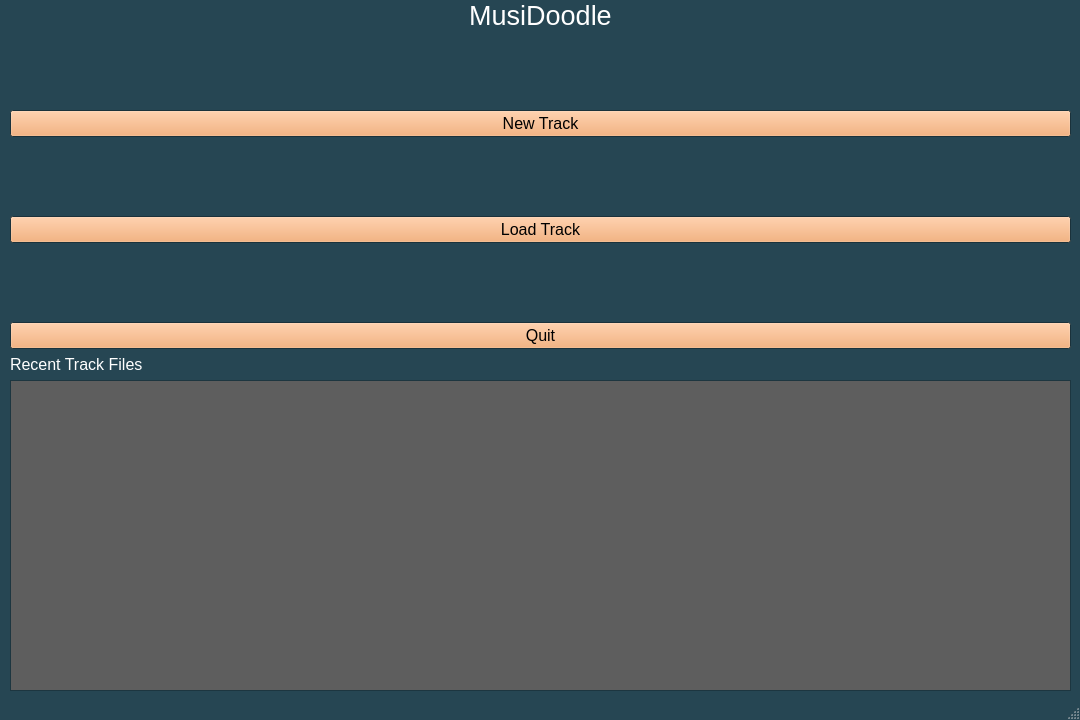
<?xml version="1.0" encoding="UTF-8"?>
<ui version="4.0">
 <class>MainWindow</class>
 <widget class="QMainWindow" name="MainWindow">
  <property name="geometry">
   <rect>
    <x>0</x>
    <y>0</y>
    <width>1080</width>
    <height>720</height>
   </rect>
  </property>
  <property name="sizePolicy">
   <sizepolicy hsizetype="Maximum" vsizetype="Preferred">
    <horstretch>0</horstretch>
    <verstretch>0</verstretch>
   </sizepolicy>
  </property>
  <property name="palette">
   <palette>
    <active>
     <colorrole role="WindowText">
      <brush brushstyle="SolidPattern">
       <color alpha="255">
        <red>255</red>
        <green>255</green>
        <blue>255</blue>
       </color>
      </brush>
     </colorrole>
     <colorrole role="Button">
      <brush brushstyle="SolidPattern">
       <color alpha="255">
        <red>244</red>
        <green>162</green>
        <blue>97</blue>
       </color>
      </brush>
     </colorrole>
     <colorrole role="Light">
      <brush brushstyle="SolidPattern">
       <color alpha="255">
        <red>57</red>
        <green>105</green>
        <blue>124</blue>
       </color>
      </brush>
     </colorrole>
     <colorrole role="Midlight">
      <brush brushstyle="SolidPattern">
       <color alpha="255">
        <red>47</red>
        <green>87</green>
        <blue>103</blue>
       </color>
      </brush>
     </colorrole>
     <colorrole role="Dark">
      <brush brushstyle="SolidPattern">
       <color alpha="255">
        <red>19</red>
        <green>35</green>
        <blue>41</blue>
       </color>
      </brush>
     </colorrole>
     <colorrole role="Mid">
      <brush brushstyle="SolidPattern">
       <color alpha="255">
        <red>25</red>
        <green>47</green>
        <blue>55</blue>
       </color>
      </brush>
     </colorrole>
     <colorrole role="Text">
      <brush brushstyle="SolidPattern">
       <color alpha="255">
        <red>255</red>
        <green>255</green>
        <blue>255</blue>
       </color>
      </brush>
     </colorrole>
     <colorrole role="BrightText">
      <brush brushstyle="SolidPattern">
       <color alpha="255">
        <red>255</red>
        <green>255</green>
        <blue>255</blue>
       </color>
      </brush>
     </colorrole>
     <colorrole role="ButtonText">
      <brush brushstyle="SolidPattern">
       <color alpha="255">
        <red>0</red>
        <green>0</green>
        <blue>0</blue>
       </color>
      </brush>
     </colorrole>
     <colorrole role="Base">
      <brush brushstyle="SolidPattern">
       <color alpha="255">
        <red>94</red>
        <green>94</green>
        <blue>94</blue>
       </color>
      </brush>
     </colorrole>
     <colorrole role="Window">
      <brush brushstyle="SolidPattern">
       <color alpha="255">
        <red>38</red>
        <green>70</green>
        <blue>83</blue>
       </color>
      </brush>
     </colorrole>
     <colorrole role="Shadow">
      <brush brushstyle="SolidPattern">
       <color alpha="255">
        <red>0</red>
        <green>0</green>
        <blue>0</blue>
       </color>
      </brush>
     </colorrole>
     <colorrole role="AlternateBase">
      <brush brushstyle="SolidPattern">
       <color alpha="255">
        <red>19</red>
        <green>35</green>
        <blue>41</blue>
       </color>
      </brush>
     </colorrole>
     <colorrole role="ToolTipBase">
      <brush brushstyle="SolidPattern">
       <color alpha="255">
        <red>255</red>
        <green>255</green>
        <blue>220</blue>
       </color>
      </brush>
     </colorrole>
     <colorrole role="ToolTipText">
      <brush brushstyle="SolidPattern">
       <color alpha="255">
        <red>0</red>
        <green>0</green>
        <blue>0</blue>
       </color>
      </brush>
     </colorrole>
     <colorrole role="PlaceholderText">
      <brush brushstyle="SolidPattern">
       <color alpha="127">
        <red>255</red>
        <green>255</green>
        <blue>255</blue>
       </color>
      </brush>
     </colorrole>
     <colorrole role="Accent">
      <brush brushstyle="SolidPattern">
       <color alpha="255">
        <red>97</red>
        <green>97</green>
        <blue>97</blue>
       </color>
      </brush>
     </colorrole>
    </active>
    <inactive>
     <colorrole role="WindowText">
      <brush brushstyle="SolidPattern">
       <color alpha="255">
        <red>255</red>
        <green>255</green>
        <blue>255</blue>
       </color>
      </brush>
     </colorrole>
     <colorrole role="Button">
      <brush brushstyle="SolidPattern">
       <color alpha="255">
        <red>244</red>
        <green>162</green>
        <blue>97</blue>
       </color>
      </brush>
     </colorrole>
     <colorrole role="Light">
      <brush brushstyle="SolidPattern">
       <color alpha="255">
        <red>57</red>
        <green>105</green>
        <blue>124</blue>
       </color>
      </brush>
     </colorrole>
     <colorrole role="Midlight">
      <brush brushstyle="SolidPattern">
       <color alpha="255">
        <red>47</red>
        <green>87</green>
        <blue>103</blue>
       </color>
      </brush>
     </colorrole>
     <colorrole role="Dark">
      <brush brushstyle="SolidPattern">
       <color alpha="255">
        <red>19</red>
        <green>35</green>
        <blue>41</blue>
       </color>
      </brush>
     </colorrole>
     <colorrole role="Mid">
      <brush brushstyle="SolidPattern">
       <color alpha="255">
        <red>25</red>
        <green>47</green>
        <blue>55</blue>
       </color>
      </brush>
     </colorrole>
     <colorrole role="Text">
      <brush brushstyle="SolidPattern">
       <color alpha="255">
        <red>255</red>
        <green>255</green>
        <blue>255</blue>
       </color>
      </brush>
     </colorrole>
     <colorrole role="BrightText">
      <brush brushstyle="SolidPattern">
       <color alpha="255">
        <red>255</red>
        <green>255</green>
        <blue>255</blue>
       </color>
      </brush>
     </colorrole>
     <colorrole role="ButtonText">
      <brush brushstyle="SolidPattern">
       <color alpha="255">
        <red>0</red>
        <green>0</green>
        <blue>0</blue>
       </color>
      </brush>
     </colorrole>
     <colorrole role="Base">
      <brush brushstyle="SolidPattern">
       <color alpha="255">
        <red>94</red>
        <green>94</green>
        <blue>94</blue>
       </color>
      </brush>
     </colorrole>
     <colorrole role="Window">
      <brush brushstyle="SolidPattern">
       <color alpha="255">
        <red>38</red>
        <green>70</green>
        <blue>83</blue>
       </color>
      </brush>
     </colorrole>
     <colorrole role="Shadow">
      <brush brushstyle="SolidPattern">
       <color alpha="255">
        <red>0</red>
        <green>0</green>
        <blue>0</blue>
       </color>
      </brush>
     </colorrole>
     <colorrole role="AlternateBase">
      <brush brushstyle="SolidPattern">
       <color alpha="255">
        <red>19</red>
        <green>35</green>
        <blue>41</blue>
       </color>
      </brush>
     </colorrole>
     <colorrole role="ToolTipBase">
      <brush brushstyle="SolidPattern">
       <color alpha="255">
        <red>255</red>
        <green>255</green>
        <blue>220</blue>
       </color>
      </brush>
     </colorrole>
     <colorrole role="ToolTipText">
      <brush brushstyle="SolidPattern">
       <color alpha="255">
        <red>0</red>
        <green>0</green>
        <blue>0</blue>
       </color>
      </brush>
     </colorrole>
     <colorrole role="PlaceholderText">
      <brush brushstyle="SolidPattern">
       <color alpha="127">
        <red>255</red>
        <green>255</green>
        <blue>255</blue>
       </color>
      </brush>
     </colorrole>
     <colorrole role="Accent">
      <brush brushstyle="SolidPattern">
       <color alpha="255">
        <red>97</red>
        <green>97</green>
        <blue>97</blue>
       </color>
      </brush>
     </colorrole>
    </inactive>
    <disabled>
     <colorrole role="WindowText">
      <brush brushstyle="SolidPattern">
       <color alpha="255">
        <red>19</red>
        <green>35</green>
        <blue>41</blue>
       </color>
      </brush>
     </colorrole>
     <colorrole role="Button">
      <brush brushstyle="SolidPattern">
       <color alpha="255">
        <red>244</red>
        <green>162</green>
        <blue>97</blue>
       </color>
      </brush>
     </colorrole>
     <colorrole role="Light">
      <brush brushstyle="SolidPattern">
       <color alpha="255">
        <red>57</red>
        <green>105</green>
        <blue>124</blue>
       </color>
      </brush>
     </colorrole>
     <colorrole role="Midlight">
      <brush brushstyle="SolidPattern">
       <color alpha="255">
        <red>47</red>
        <green>87</green>
        <blue>103</blue>
       </color>
      </brush>
     </colorrole>
     <colorrole role="Dark">
      <brush brushstyle="SolidPattern">
       <color alpha="255">
        <red>19</red>
        <green>35</green>
        <blue>41</blue>
       </color>
      </brush>
     </colorrole>
     <colorrole role="Mid">
      <brush brushstyle="SolidPattern">
       <color alpha="255">
        <red>25</red>
        <green>47</green>
        <blue>55</blue>
       </color>
      </brush>
     </colorrole>
     <colorrole role="Text">
      <brush brushstyle="SolidPattern">
       <color alpha="255">
        <red>19</red>
        <green>35</green>
        <blue>41</blue>
       </color>
      </brush>
     </colorrole>
     <colorrole role="BrightText">
      <brush brushstyle="SolidPattern">
       <color alpha="255">
        <red>255</red>
        <green>255</green>
        <blue>255</blue>
       </color>
      </brush>
     </colorrole>
     <colorrole role="ButtonText">
      <brush brushstyle="SolidPattern">
       <color alpha="255">
        <red>19</red>
        <green>35</green>
        <blue>41</blue>
       </color>
      </brush>
     </colorrole>
     <colorrole role="Base">
      <brush brushstyle="SolidPattern">
       <color alpha="255">
        <red>38</red>
        <green>70</green>
        <blue>83</blue>
       </color>
      </brush>
     </colorrole>
     <colorrole role="Window">
      <brush brushstyle="SolidPattern">
       <color alpha="255">
        <red>38</red>
        <green>70</green>
        <blue>83</blue>
       </color>
      </brush>
     </colorrole>
     <colorrole role="Shadow">
      <brush brushstyle="SolidPattern">
       <color alpha="255">
        <red>0</red>
        <green>0</green>
        <blue>0</blue>
       </color>
      </brush>
     </colorrole>
     <colorrole role="AlternateBase">
      <brush brushstyle="SolidPattern">
       <color alpha="255">
        <red>38</red>
        <green>70</green>
        <blue>83</blue>
       </color>
      </brush>
     </colorrole>
     <colorrole role="ToolTipBase">
      <brush brushstyle="SolidPattern">
       <color alpha="255">
        <red>255</red>
        <green>255</green>
        <blue>220</blue>
       </color>
      </brush>
     </colorrole>
     <colorrole role="ToolTipText">
      <brush brushstyle="SolidPattern">
       <color alpha="255">
        <red>0</red>
        <green>0</green>
        <blue>0</blue>
       </color>
      </brush>
     </colorrole>
     <colorrole role="PlaceholderText">
      <brush brushstyle="SolidPattern">
       <color alpha="127">
        <red>19</red>
        <green>35</green>
        <blue>41</blue>
       </color>
      </brush>
     </colorrole>
     <colorrole role="Accent">
      <brush brushstyle="SolidPattern">
       <color alpha="255">
        <red>97</red>
        <green>97</green>
        <blue>97</blue>
       </color>
      </brush>
     </colorrole>
    </disabled>
   </palette>
  </property>
  <property name="windowTitle">
   <string>MusiDoodle</string>
  </property>
  <property name="autoFillBackground">
   <bool>false</bool>
  </property>
  <widget class="QWidget" name="centralwidget">
   <widget class="QWidget" name="layoutWidget">
    <property name="geometry">
     <rect>
      <x>10</x>
      <y>0</y>
      <width>1061</width>
      <height>691</height>
     </rect>
    </property>
    <layout class="QGridLayout" name="gridLayout">
     <item row="2" column="0">
      <widget class="QLabel" name="recentTrackLabel">
       <property name="font">
        <font>
         <pointsize>12</pointsize>
        </font>
       </property>
       <property name="text">
        <string>Recent Track Files</string>
       </property>
      </widget>
     </item>
     <item row="1" column="0">
      <layout class="QVBoxLayout" name="verticalLayout">
       <property name="sizeConstraint">
        <enum>QLayout::SetDefaultConstraint</enum>
       </property>
       <item>
        <spacer name="verticalSpacer">
         <property name="orientation">
          <enum>Qt::Vertical</enum>
         </property>
         <property name="sizeHint" stdset="0">
          <size>
           <width>20</width>
           <height>40</height>
          </size>
         </property>
        </spacer>
       </item>
       <item>
        <widget class="QPushButton" name="newTrackButton">
         <property name="font">
          <font>
           <pointsize>12</pointsize>
          </font>
         </property>
         <property name="text">
          <string>New Track</string>
         </property>
         <property name="iconSize">
          <size>
           <width>16</width>
           <height>32</height>
          </size>
         </property>
        </widget>
       </item>
       <item>
        <spacer name="verticalSpacer_3">
         <property name="orientation">
          <enum>Qt::Vertical</enum>
         </property>
         <property name="sizeHint" stdset="0">
          <size>
           <width>20</width>
           <height>40</height>
          </size>
         </property>
        </spacer>
       </item>
       <item>
        <widget class="QPushButton" name="loadTrackButton">
         <property name="enabled">
          <bool>true</bool>
         </property>
         <property name="font">
          <font>
           <pointsize>12</pointsize>
          </font>
         </property>
         <property name="text">
          <string>Load Track</string>
         </property>
         <property name="iconSize">
          <size>
           <width>16</width>
           <height>32</height>
          </size>
         </property>
        </widget>
       </item>
       <item>
        <spacer name="verticalSpacer_2">
         <property name="orientation">
          <enum>Qt::Vertical</enum>
         </property>
         <property name="sizeHint" stdset="0">
          <size>
           <width>20</width>
           <height>40</height>
          </size>
         </property>
        </spacer>
       </item>
       <item>
        <widget class="QPushButton" name="pushButton">
         <property name="font">
          <font>
           <pointsize>12</pointsize>
          </font>
         </property>
         <property name="text">
          <string>Quit</string>
         </property>
        </widget>
       </item>
      </layout>
     </item>
     <item row="0" column="0">
      <widget class="QLabel" name="mainTitleLabel">
       <property name="sizePolicy">
        <sizepolicy hsizetype="MinimumExpanding" vsizetype="Fixed">
         <horstretch>0</horstretch>
         <verstretch>0</verstretch>
        </sizepolicy>
       </property>
       <property name="font">
        <font>
         <pointsize>20</pointsize>
        </font>
       </property>
       <property name="text">
        <string>MusiDoodle</string>
       </property>
       <property name="alignment">
        <set>Qt::AlignCenter</set>
       </property>
      </widget>
     </item>
     <item row="3" column="0">
      <widget class="QTreeView" name="recentTrackTree"/>
     </item>
    </layout>
   </widget>
  </widget>
  <widget class="QStatusBar" name="statusbar"/>
 </widget>
 <resources/>
 <connections/>
</ui>
